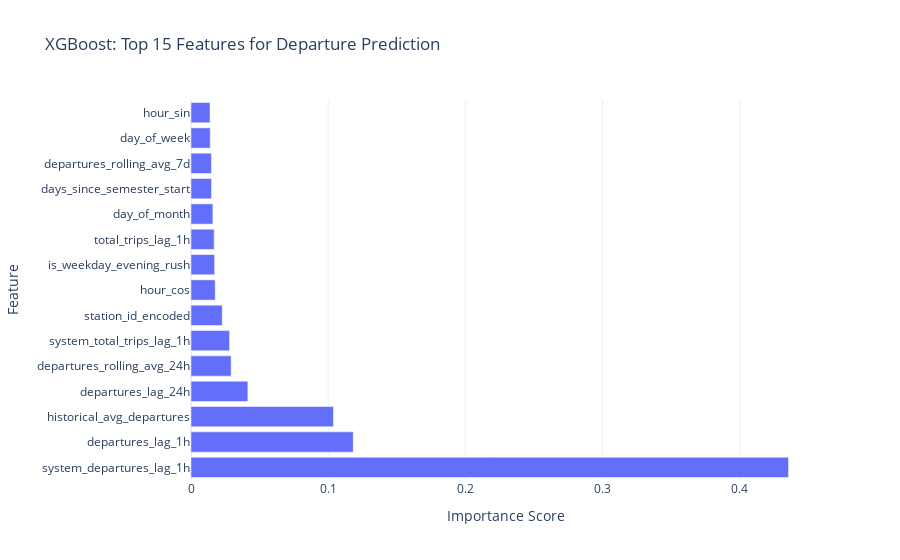

The code cell stored with this chart in its notebook:
### Code cell
# Feature importance
feature_importance_xgb = pd.DataFrame({
	'feature': feature_cols,
	'importance': xgb_model.feature_importances_
}).sort_values('importance', ascending=False)

print("\nTop 15 Most Important Features (XGBoost - Departures):")
print(feature_importance_xgb.head(15))

fig = px.bar(
	feature_importance_xgb.head(15),
	x='importance',
	y='feature',
	orientation='h',
	title='XGBoost: Top 15 Features for Departure Prediction',
	labels={'importance': 'Importance Score', 'feature': 'Feature'},
	template='plotly_white'
)
fig.show()

### Figure 1 — Plotly figure (JSON) as saved in the notebook; plotly's stock layout.template omitted (floating-point values rounded to 4 significant figures)
{"data": [{"hovertemplate": "Importance Score=%{x}<br>Feature=%{y}<extra></extra>", "legendgroup": "", "marker": {"color": "#636efa", "pattern": {"shape": ""}}, "name": "", "orientation": "h", "showlegend": false, "textposition": "auto", "type": "bar", "x": [0.4356, 0.1183, 0.1039, 0.04145, 0.02926, 0.02811, 0.02278, 0.01764, 0.01723, 0.01687, 0.01596, 0.01497, 0.0149, 0.01403, 0.01384], "xaxis": "x", "y": ["system_departures_lag_1h", "departures_lag_1h", "historical_avg_departures", "departures_lag_24h", "departures_rolling_avg_24h", "system_total_trips_lag_1h", "station_id_encoded", "hour_cos", "is_weekday_evening_rush", "total_trips_lag_1h", "day_of_month", "days_since_semester_start", "departures_rolling_avg_7d", "day_of_week", "hour_sin"], "yaxis": "y"}], "layout": {"barmode": "relative", "legend": {"tracegroupgap": 0}, "title": {"text": "XGBoost: Top 15 Features for Departure Prediction"}, "xaxis": {"anchor": "y", "domain": [0, 1], "title": {"text": "Importance Score"}}, "yaxis": {"anchor": "x", "domain": [0, 1], "title": {"text": "Feature"}}}}
